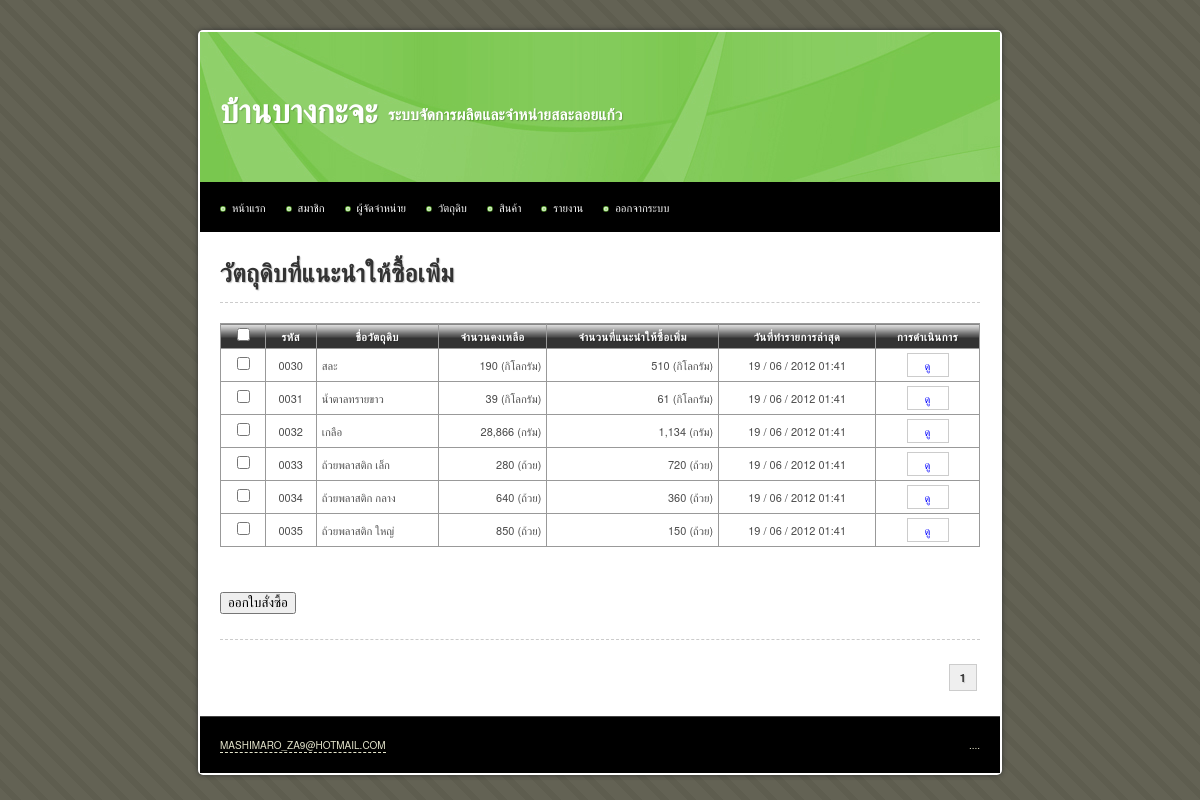
The page /main/material_stock.php (signed in) on the database its author committed.
### tables this page shows
CREATE TABLE IF NOT EXISTS `material` (
  `id` int(10) unsigned NOT NULL AUTO_INCREMENT,
  `name` varchar(255) NOT NULL,
  `total` int(10) NOT NULL,
  `description` text,
  `stock_min` int(10) unsigned NOT NULL DEFAULT '0',
  `stock_max` int(10) unsigned NOT NULL DEFAULT '0',
  `unit` varchar(255) NOT NULL,
  `date_create` datetime NOT NULL,
  `date_update` timestamp NOT NULL DEFAULT CURRENT_TIMESTAMP,
  `date_update_transaction` datetime DEFAULT NULL,
  PRIMARY KEY (`id`)
);

### iic_tools/helpers/iic_utilities_helper.php (called while the page is built, shortened)
<?php
function change_date_format($date, $old_separator = "-", $old_format = 'y-m-d', $new_separator = " / ", $new_format = "d-m-y")
{
	@list($_old_format_path1, $_old_format_path2, $_old_format_path3) = explode('-', $old_format);
	@list($_date_path[$_old_format_path1], $_date_path[$_old_format_path2], $_date_path[$_old_format_path3]) = explode($old_separator, $date);
	@list($_new_format_path1, $_new_format_path2, $_new_format_path3) = explode('-', $new_format);
	$_new_date = $_date_path[$_new_format_path1].$new_separator.$_date_path[$_new_format_path2].$new_separator.$_date_path[$_new_format_path3];
	return $_new_date;
}
function change_date_time_format($date_time)
{
	@list($_date, $_time) = explode(" ", $date_time);
	$_new_date		= change_date_format($_date);
	$_new_date_time = $_new_date.' '.substr($_time, 0, 5);
	return $_new_date_time;
}
function zero_fill($length, $data)
{
	while(strlen($data) < $length)
	{
		$data = '0'.$data;
	}
	return $data;
}
function remove_comma($number, $decimal = 0)
{
	$_int		= 0;
	$_decimal	= '';
	if(count(explode (".", $number)) > 1)
	{
		list($_int, $_decimal) = explode (".", $number);
	}
	else
	{
		$_int = ($number == '') ? 0 : $number;
	}
	$_int = explode (',', $_int);
	$_int = implode ($_int);
	$_new_number = $_int.$_decimal;
	return $_new_number;
}
function add_comma($number, $decimal = 0)
{
	$_sign		= '';
	$_int		= 0;
	$_decimal	= '';
	if(count(explode (".", $number)) > 1)
	{
		list($_int, $_decimal) = explode (".", $number);
	}
	else
	{
		$_int = ($number == '') ? 0 : $number;
	}
	$_int = remove_comma($_int);
	if($_int < 0)
	{
		$_sign = '-';
		$_int = str_replace('-', '', $_int);
	}
	else
	{
		$_sign = '';
	}
	$_total_loop = (strlen($_int) > 3) ? floor(strlen($_int) / 3) : 0;
	for($_loop = $_total_loop; $_loop > 0; $_loop--)
	{
		$_length = (3 * $_loop) * -1;
		$_int = substr_replace($_int, ',', $_length, 0 );
	}
	$_new_number = $_sign.$_int.$_decimal;
	return $_new_number;
}

### main/material_stock.php (the view, shortened to what this page needs)
<?php
$sql = 'SELECT * FROM material';
$query = mysql_query($sql);
$total_rows = mysql_num_rows($query);
$rows_per_page = 10;
$limit_start = ($_GET['page'] - 1) * $rows_per_page;
$target = 'material.php?page=';
?>
<!DOCTYPE html PUBLIC "-//W3C//DTD XHTML 1.0 Transitional//EN" "http://www.w3.org/TR/xhtml1/DTD/xhtml1-transitional.dtd">
<html xmlns="http://www.w3.org/1999/xhtml">
<head>
<?php include("inc.css.php"); ?>
</head>
<body>
<div id="container">
	<?php include("inc.header.php"); ?>
	<div id="content">
		<h1>วัตถุดิบที่แนะนำให้ซื้อเพิ่ม</h1>
		<hr />
			<form method="post" action="material_order_create.php">
				<table width="100%" border="1" align="center" cellpadding="5" cellspacing="0">
					<thead>
						<tr>
							<th scope="col"><input type="checkbox" id="select_all" /></th>
							<th scope="col">รหัส</th>
							<th scope="col">ชื่อวัตถุดิบ</th>
							<th scope="col">จำนวนคงเหลือ</th>
							<th scope="col">จำนวนที่แนะนำให้ซื้อเพิ่ม</th>
							<th scope="col">วันที่ทำรายการล่าสุด</th>
							<th scope="col">การดำเนินการ</th>
						</tr>
					</thead>
					<tbody>
						<?php
						$sql = 'SELECT * FROM material WHERE total < stock_min LIMIT '.$limit_start.', '.$rows_per_page;
						$query = mysql_query($sql);
						$query_row = mysql_num_rows($query);
						if($query_row > 0)
						{
							while($data = mysql_fetch_array($query))
							{
								$date_update_transaction = (is_null($data['date_update_transaction'])) ? '-' : change_date_time_format($data['date_update_transaction']);
								echo '	<tr>
											<td class="center"><input type="checkbox" name="id[]" value="'.$data['id'].'" /></td>
											<td class="center">'.zero_fill(4, $data['id']).'</td>
											<td>'.$data['name'].'</td>
											<td class="right">'.add_comma($data['total']).' ('.$data['unit'].')</td>
											<td class="right">'.add_comma(abs($data['total'] - $data['stock_min'])).' ('.$data['unit'].')</td>
											<td class="center">'.$date_update_transaction.'</td>
											<td class="center">
												<a class="button" href="material_view.php?id='.$data['id'].'">ดู</a>
											</td>
										</tr>';
							}
						}
						else
						{
							echo '<tr><td colspan="7" class="center">ไม่มีข้อมูล</td></tr>';
						}
						?>
					</tbody>
				</table>
				<input type="submit" name="create" value="ออกใบสั่งซื้อ" />
			</form>
		<hr style="margin-top:25px" />
		<div class="pagination">
			<?php echo get_pagination($total_rows, $target, $_GET['page'], $rows_per_page); ?>
		</div>
	</div>
	<?php include("inc.footer.php"); ?>
</div>
</body>
</html>

### iic_tools/css/iic_layout.css (style rules this page uses)
html, body, div, span, applet, object, iframe, h1, h2, h3, h4, h5, h6, p, blockquote, pre, a, abbr, acronym, address, big, cite, code, del, dfn, em, font, img, ins, kbd, q, s, samp, small, strike, strong, sub, sup, tt, var, b, u, i, center, dl, dt, dd, ol, ul, li, fieldset, form, label, legend, table, caption, tbody, tfoot, thead, tr, th, td { margin:0; padding:0; border:0; outline:0; font-size:100%; vertical-align:baseline; background:transparent }
table { border-collapse:collapse; border-spacing:0 }
body { font: 14px/1.5 'Microsoft Sans Serif', 'Helvetica Neue', Arial, 'Liberation Sans', FreeSans, sans-serif }
hr { border:0 #ccc solid; border-top-width:1px; clear:both; height:0 }
h1 { font-size:25px }
p, dl, hr, h1, h2, h3, h4, h5, h6, h7, ol, ul, pre, table, address, fieldset { margin-bottom:20px }
form input[type=submit], form input[type=reset], form input:not([type="checkbox"]):not([type="radio"]):not([type="file"]):not([type="text"]):not([type="password"]) { margin: 25px auto 0px auto; }

### iic_tools/css/iic_style.css (style rules this page uses)
.center { text-align: center; }
.right { text-align: right; }
a:link { color: #00F; text-decoration: none; }
thead th { background-image: url(../img/bg_th.png); white-space: nowrap; }
a[class^=button] { color: #4F4F4F }
.pagination { float: right; margin: 8px 0px; text-align: right; }

### css/style.css (style rules this page uses)
body { margin: 30px 0px 20px 0px; padding: 0; background: #D7D7BD url(../images/img01.png) repeat; text-align: justify; line-height: 20px; font-size: 11px; color: #4C4C4C; }
h1, h2, h3, h4, h5, h6, th, b, strong { color: #333; letter-spacing: 0.25px; text-shadow: 1px 1px 1px rgba(0, 0, 0, 0.2); -moz-text-shadow: 1px 1px 1px rgba(0, 0, 0, 0.2); -webkit-text-shadow: 1px 1px 1px rgba(0, 0, 0, 0.2); }
hr { border-style: dashed; }
#container { background: #FFF; display: table; width: 800px; margin: auto; padding: 2px; border-radius: 5px; -moz-border-radius: 5px; -webkit-border-radius: 5px; box-shadow: 0px 0px 5px #333; -moz-box-shadow: 0px 0px 5px #333; -webkit-box-shadow: 0px 0px 5px #333; }
#content { background: #FFF; padding: 20px; }
#content h1 { margin-top: 10px; }
a.button { border: 1px solid #CCC; color: #00F; display: inline-block; margin: 3px 0px; min-width: 30px; padding: 1px 5px; }
table { border: 1px solid #000; border-collapse: collapse; width: 100% }
table td, table th { padding: 1px 5px; border: 1px solid #999; border-collapse: collapse; }
table th { background-color: #333; border: 1px solid #999; color: #FFF; text-align: center; letter-spacing: 0.5px; }

### rows shown on the page
material: id "0030", name "สละ", total "190", unit "กิโลกรัม", add_comma(abs($data['total'] - $data['stock_min'])) "510", date_update_transaction "19 / 06 / 2012 01:41"
material: id "0031", name "น้ำตาลทรายขาว", total "39", unit "กิโลกรัม", add_comma(abs($data['total'] - $data['stock_min'])) "61", date_update_transaction "19 / 06 / 2012 01:41"
material: id "0032", name "เกลือ", total "28,866", unit "กรัม", add_comma(abs($data['total'] - $data['stock_min'])) "1,134", date_update_transaction "19 / 06 / 2012 01:41"
material: id "0033", name "ถ้วยพลาสติก เล็ก", total "280", unit "ถ้วย", add_comma(abs($data['total'] - $data['stock_min'])) "720", date_update_transaction "19 / 06 / 2012 01:41"
material: id "0034", name "ถ้วยพลาสติก กลาง", total "640", unit "ถ้วย", add_comma(abs($data['total'] - $data['stock_min'])) "360", date_update_transaction "19 / 06 / 2012 01:41"
material: id "0035", name "ถ้วยพลาสติก ใหญ่", total "850", unit "ถ้วย", add_comma(abs($data['total'] - $data['stock_min'])) "150", date_update_transaction "19 / 06 / 2012 01:41"
